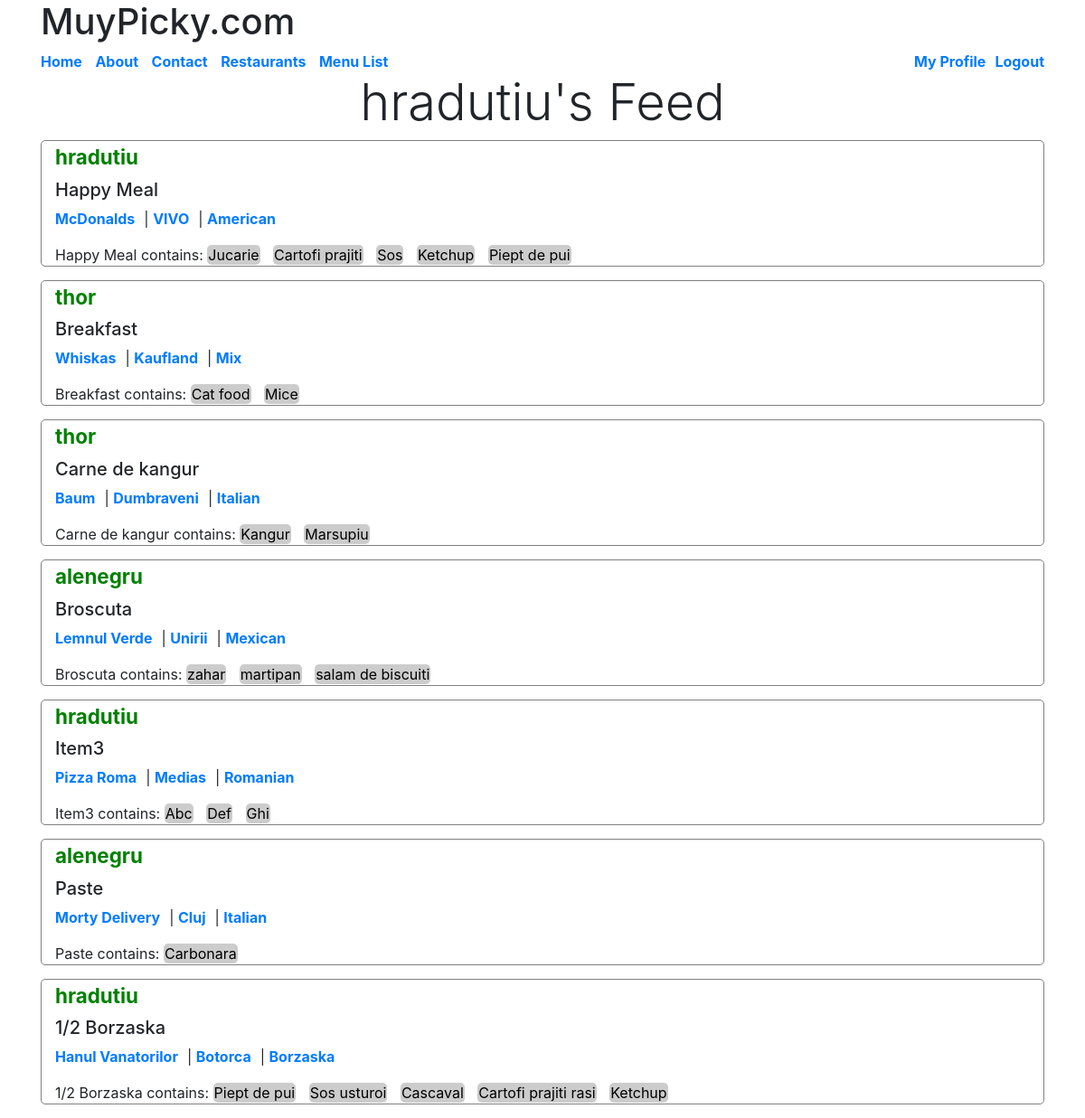
The app's page / (signed in), older data.
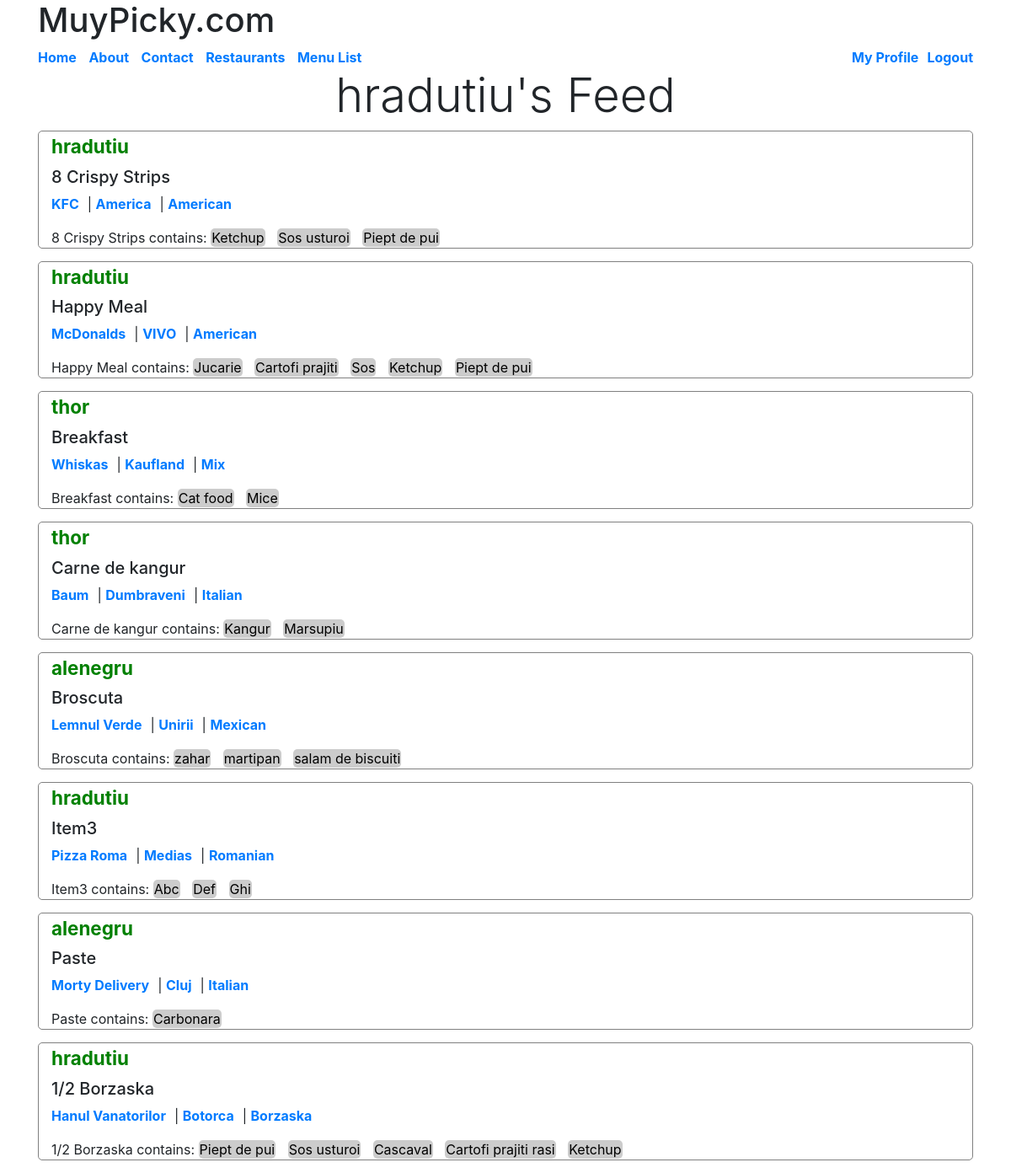
The same page, newer data.
### menus/models.py (models this page shows, shortened)
class Item(models.Model):
	user 		= models.ForeignKey(settings.AUTH_USER_MODEL, on_delete=models.CASCADE)
	restaurant 	= models.ForeignKey(RestaurantLocation, on_delete=models.CASCADE)
	name 		= models.CharField(max_length=120)
	contents	= models.TextField(help_text='Separate each item by comma')
	excludes	= models.TextField(blank=True, null=True, help_text='Separate each item by comma')
	public 		= models.BooleanField(default=True)
	timestamp	= models.DateTimeField(auto_now_add=True)
	updated		= models.DateTimeField(auto_now=True)
	class Meta:
		ordering = ['-updated', '-timestamp'] #Item.objects.all()
	def get_contents(self):
		return self.contents.split(",")

### restaurant/models.py (models this page shows, shortened)
class RestaurantLocation(models.Model):
	owner 		= models.ForeignKey(User, on_delete=models.CASCADE)
	name 		= models.CharField(max_length = 120)
	location 	= models.CharField(max_length = 120, null=True, blank=True)
	category 	= models.CharField(max_length = 120, null=True, blank=True, validators=[validate_category])
	timestamp	= models.DateTimeField(auto_now_add=True)
	updated		= models.DateTimeField(auto_now=True)
	slug 		= models.SlugField(null=True, blank=True)
	objects = RestaurantLocationManager()
	@property
	def title(self):
		return self.name #obj.titles

### menus/views.py (the view)
# urls.py: url(r'^$', HomeView.as_view(), name='home'),
class HomeView(View):
	template_name='home-feed.html'
	def get(self, request, *args, **kwargs):
		if not request.user.is_authenticated:
			return render(request, 'home.html', {})
		user = request.user
		is_following_user_ids = [x.user.id for x in user.is_following.all()]
		qs = Item.objects.filter(user__id__in=is_following_user_ids, public=True)
		return render(request, 'menus/home-feed.html', {'object_list':qs})

### menus/templates/menus/home-feed.html (shortened to what this page needs)
{% extends 'base.html' %}
{% block content %}
<div class='text-center'><h1 class='display-4'>{{ user.username }}'s Feed</h1></div>
{% for obj in object_list %}
			<div class='col-sm-12' id="profile-element">
			<h3><a id="user-link-home" href='{% url "detail" username=obj.user.username %}'>{{ obj.user.username }}</a></h3>
			<h5>{{ obj.name }}</h5>
			<p>
				<a href='{% url "detail" username=obj.user.username %}?q={{ obj.restaurant.title }}'>{{ obj.restaurant.title}}</a>|
				<a href='{% url "detail" username=obj.user.username %}?q={{ obj.restaurant.location }}'>{{ obj.restaurant.location}}</a>|
				<a href='{% url "detail" username=obj.user.username %}?q={{ obj.restaurant.category }}'>{{ obj.restaurant.category}}</a>
			</p>
			{{ obj.name }} contains:
			{% for ing in obj.get_contents %}
				<a href='{% url "detail" username=obj.user.username %}?q={{ ing }}'><span id="home-ing">{{ ing }}</span></a>
			{% endfor %}
		</div>
		{% endfor %}
{% endblock %}

### templates/base.html (shortened to what this page needs)
<!DOCTYPE html>
<html lang=en>
	<head>
		{% include 'snippets/css.html' %}
	</head>
	<body>
		{% include 'snippets/nav.html' %}
		<div class="container">
			{% block content %}
			{% endblock content %}
		</div>
	</body>
</html>

### templates/snippets/css.html (shortened to what this page needs)
<link rel="stylesheet" href="https://stackpath.bootstrapcdn.com/bootstrap/4.5.0/css/bootstrap.min.css">

### templates/snippets/nav.html
<div class="container">
	<h1>MuyPicky.com</h1>
	<a href='{% url "home" %}'>Home</a>
	<a href='{% url "about" %}'>About</a>
	<a href='{% url "contact" %}'>Contact</a>
	{% if request.user.is_authenticated %}
		<a href='{% url "restaurants" %}'>Restaurants</a>
		<a href='{% url "list" %}'>Menu List</a>
		<a href='{% url "logout" %}' style="margin-right: 0px;float:right;">Logout</a>
		<a href='{% url "detail" username=user.username %}' style="float:right;">My Profile</a>
	{% endif %}
</div>

### templates/snippets/css.html (style rules this page uses)
#user-link-home { color:green; font-size: 80%; }
a { margin-right:10px; font-weight: bold; }
#profile-element { border: 1px solid grey; border-radius: 5px; margin-bottom: 15px; }
#home-ing { color: black; background-color: #ccc; padding: 1px; font-weight: normal; border-radius: 5px; margin-right:0px; }

Row changes from the older to the newer data that the page shows:
added Item: user.username "hradutiu", name "8 Crispy Strips", restaurant "KFC", restaurant.location "America", restaurant.category "American", get_contents "Ketchup" "Sos usturoi" "Piept de pui"
